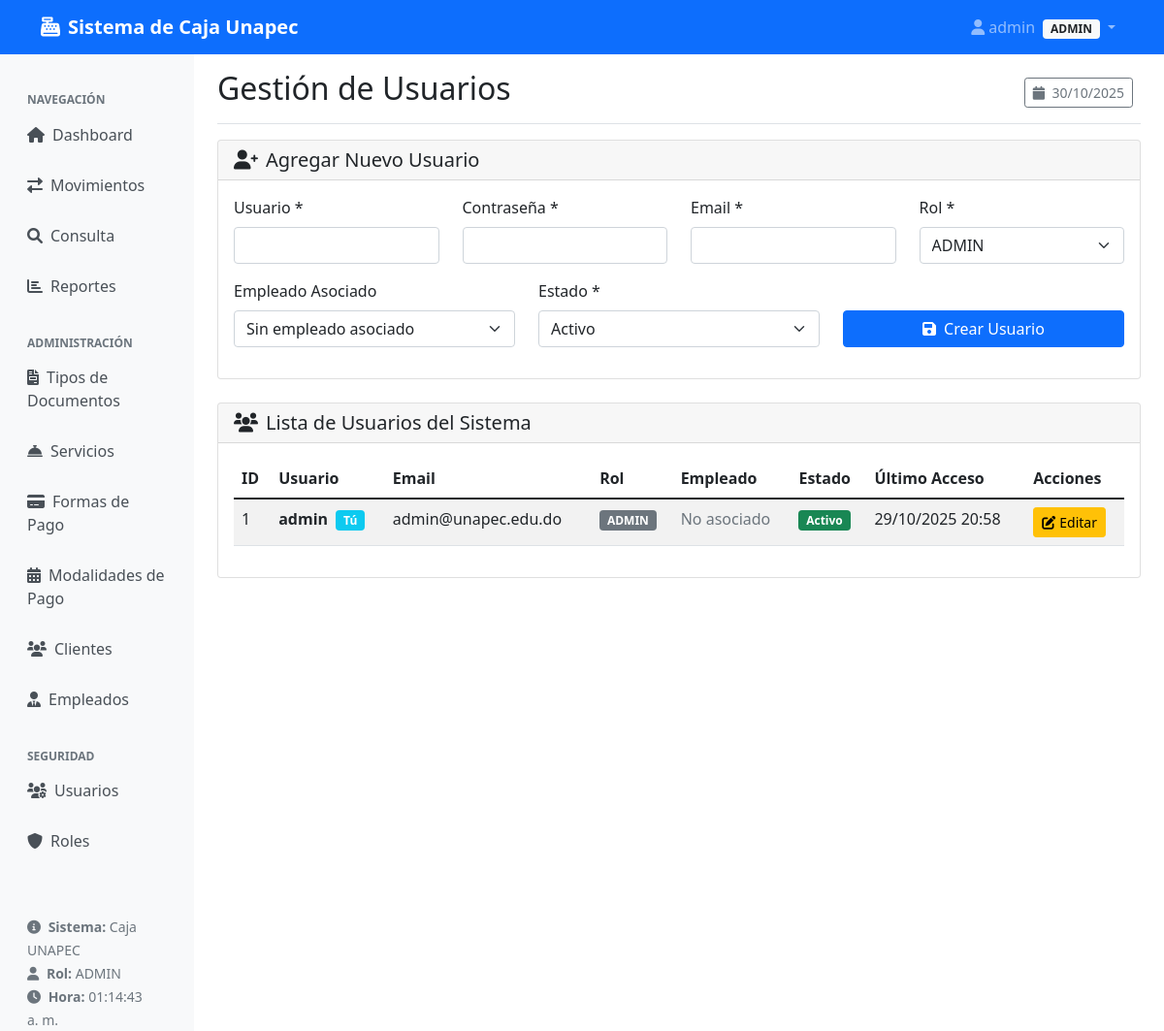
/admin/usuarios (signed in), run on the app's committed database.
### app.py (models this page shows)
class Usuario(UserMixin, db.Model):
    id = db.Column(db.Integer, primary_key=True)
    username = db.Column(db.String(50), unique=True, nullable=False)
    password = db.Column(db.String(255), nullable=False)
    email = db.Column(db.String(100), unique=True, nullable=False)
    empleado_id = db.Column(db.Integer, db.ForeignKey('empleado.id'))
    rol_id = db.Column(db.Integer, db.ForeignKey('rol.id'), nullable=False)
    estado = db.Column(db.String(20), default='Activo')
    fecha_creacion = db.Column(db.DateTime, default=datetime.now)
    ultimo_acceso = db.Column(db.DateTime)

class Rol(db.Model):
    id = db.Column(db.Integer, primary_key=True)
    nombre = db.Column(db.String(50), unique=True, nullable=False)
    descripcion = db.Column(db.String(200))
    usuarios = db.relationship('Usuario', backref='rol', lazy=True)

### app.py (the view)
@app.route('/admin/usuarios')
@admin_required
def admin_usuarios():
    usuarios = Usuario.query.all()
    empleados = Empleado.query.filter_by(estado='Activo').all()
    roles = Rol.query.all()
    return render_template('admin_usuarios.html',
                         usuarios=usuarios,
                         empleados=empleados,
                         roles=roles)

### app.py (called while the page is built)
@login_manager.user_loader
def load_user(user_id):
    return Usuario.query.get(int(user_id))

def requiere_rol(roles_permitidos):
    def decorator(f):
        @wraps(f)
        def decorated_function(*args, **kwargs):
            if not current_user.is_authenticated:
                return redirect(url_for('login'))
            if current_user.rol.nombre not in roles_permitidos:
                flash('No tienes permisos para acceder a esta página.', 'danger')
                return redirect(url_for('index'))
            return f(*args, **kwargs)
        return decorated_function
    return decorator

@app.context_processor
def inject_datetime():
    return {'datetime': datetime}

### templates/admin_usuarios.html (shortened to what this page needs)
{% extends "base.html" %}
{% block page_title %}Gestión de Usuarios{% endblock %}
{% block content %}
<div class="row">
    <div class="col-12">
        <div class="card mb-4">
            <div class="card-header">
                <h5 class="card-title mb-0">
                    <i class="fas fa-user-plus me-2"></i>Agregar Nuevo Usuario
                </h5>
            </div>
            <div class="card-body">
                <form method="POST" action="{{ url_for('agregar_usuario') }}">
                    <div class="row">
                        <div class="col-md-3 mb-3">
                            <label class="form-label">Usuario *</label>
                            <input type="text" class="form-control" name="username" required>
                        </div>
                        <div class="col-md-3 mb-3">
                            <label class="form-label">Contraseña *</label>
                            <input type="password" class="form-control" name="password" required>
                        </div>
                        <div class="col-md-3 mb-3">
                            <label class="form-label">Email *</label>
                            <input type="email" class="form-control" name="email" required>
                        </div>
                        <div class="col-md-3 mb-3">
                            <label class="form-label">Rol *</label>
                            <select class="form-select" name="rol_id" required>
                                {% for rol in roles %}
                                <option value="{{ rol.id }}">{{ rol.nombre }}</option>
                                {% endfor %}
                            </select>
                        </div>
                    </div>
                    <div class="row">
                        <div class="col-md-4 mb-3">
                            <label class="form-label">Empleado Asociado</label>
                            <select class="form-select" name="empleado_id">
                                <option value="">Sin empleado asociado</option>
                            </select>
                        </div>
                        <div class="col-md-4 mb-3">
                            <label class="form-label">Estado *</label>
                            <select class="form-select" name="estado" required>
                                <option value="Activo">Activo</option>
                            </select>
                        </div>
                        <div class="col-md-4 mb-3 d-flex align-items-end">
                            <button type="submit" class="btn btn-primary w-100">
                                <i class="fas fa-save me-2"></i>Crear Usuario
                            </button>
                        </div>
                    </div>
                </form>
            </div>
        </div>
        <div class="card">
            <div class="card-header">
                <h5 class="card-title mb-0">
                    <i class="fas fa-users me-2"></i>Lista de Usuarios del Sistema
                </h5>
            </div>
            <div class="card-body">
                <div class="table-responsive">
                    <table class="table table-striped">
                        <thead>
                            <tr>
                                <th>ID</th>
                                <th>Usuario</th>
                                <th>Email</th>
                                <th>Rol</th>
                                <th>Empleado</th>
                                <th>Estado</th>
                                <th>Último Acceso</th>
                                <th class="table-actions">Acciones</th>
                            </tr>
                        </thead>
                        <tbody>
                            {% for usuario in usuarios %}
                            <tr>
                                <td>{{ usuario.id }}</td>
                                <td>
                                    <strong>{{ usuario.username }}</strong>
                                    {% if usuario.id == current_user.id %}
                                    <span class="badge bg-info ms-1">Tú</span>
                                    {% endif %}
                                </td>
                                <td>{{ usuario.email }}</td>
                                <td>
                                    <span class="badge bg-secondary">{{ usuario.rol.nombre }}</span>
                                </td>
                                <td>
                                    {% if usuario.empleado %}
                                    {{ usuario.empleado.nombre }}
                                    {% else %}
                                    <span class="text-muted">No asociado</span>
                                    {% endif %}
                                </td>
                                <td>
                                    <span class="badge bg-{% if usuario.estado == 'Activo' %}success{% else %}danger{% endif %}">
                                        {{ usuario.estado }}
                                    </span>
                                </td>
                                <td>
                                    {% if usuario.ultimo_acceso %}
                                    {{ usuario.ultimo_acceso.strftime('%d/%m/%Y %H:%M') }}
                                    {% else %}
                                    <span class="text-muted">Nunca</span>
                                    {% endif %}
                                </td>
                                <td class="table-actions">
                                    <button type="button" class="btn btn-sm btn-warning" data-bs-toggle="modal" data-bs-target="#editUserModal{{ usuario.id }}">
                                        <i class="fas fa-edit me-1"></i>Editar
                                    </button>
                                </td>
                            </tr>
                            {% endfor %}
                        </tbody>
                    </table>
                </div>
            </div>
        </div>
    </div>
</div>
{% endblock %}

### templates/base.html (shortened to what this page needs)
<!DOCTYPE html>
<html lang="es">
<head>
    <link href="https://cdn.jsdelivr.net/npm/bootstrap@5.1.3/dist/css/bootstrap.min.css" rel="stylesheet">
    <link rel="stylesheet" href="https://cdnjs.cloudflare.com/ajax/libs/font-awesome/6.0.0/css/all.min.css">
</head>
<body>
    {% if current_user.is_authenticated %}
    <nav class="navbar navbar-expand-lg navbar-dark bg-primary">
        <div class="container">
            <a class="navbar-brand" href="{{ url_for('index') }}">
                <i class="fas fa-cash-register me-2"></i>Sistema de Caja Unapec
            </a>
            <div class="collapse navbar-collapse" id="navbarNav">
                <ul class="navbar-nav ms-auto">
                    <li class="nav-item dropdown user-menu">
                        <a class="nav-link dropdown-toggle" href="#" id="userDropdown" role="button" data-bs-toggle="dropdown">
                            <i class="fas fa-user me-1"></i>{{ current_user.username }}
                            <span class="badge bg-light text-dark ms-1">{{ current_user.rol.nombre }}</span>
                        </a>
                    </li>
                </ul>
            </div>
        </div>
    </nav>
    <div class="container-fluid">
        <div class="row">
            <div class="col-md-3 col-lg-2 bg-light sidebar">
                <div class="position-sticky pt-3">
                    <h6 class="sidebar-heading d-flex justify-content-between align-items-center px-3 mt-4 mb-1 text-muted text-uppercase">
                        <span>Navegación</span>
                    </h6>
                    <ul class="nav flex-column">
                        <li class="nav-item">
                            <a class="nav-link" href="{{ url_for('index') }}">
                                <i class="fas fa-home me-2"></i>Dashboard
                            </a>
                        </li>
                        {% if current_user.rol.nombre in ['ADMIN', 'GERENTE', 'CAJERO'] %}
                        <li class="nav-item">
                            <a class="nav-link" href="{{ url_for('movimientos') }}">
                                <i class="fas fa-exchange-alt me-2"></i>Movimientos
                            </a>
                        </li>
                        {% endif %}
                        {% if current_user.rol.nombre in ['ADMIN', 'GERENTE', 'CONSULTA'] %}
                        <li class="nav-item">
                            <a class="nav-link" href="{{ url_for('consulta') }}">
                                <i class="fas fa-search me-2"></i>Consulta
                            </a>
                        </li>
                        <li class="nav-item">
                            <a class="nav-link" href="{{ url_for('reporte') }}">
                                <i class="fas fa-chart-bar me-2"></i>Reportes
                            </a>
                        </li>
                        {% endif %}
                        {% if current_user.rol.nombre in ['ADMIN', 'GERENTE'] %}
                        <h6 class="sidebar-heading d-flex justify-content-between align-items-center px-3 mt-4 mb-1 text-muted text-uppercase">
                            <span>Administración</span>
                        </h6>
                        <ul class="nav flex-column">
                            <li class="nav-item">
                                <a class="nav-link" href="{{ url_for('tipos_documentos') }}">
                                    <i class="fas fa-file-invoice me-2"></i>Tipos de Documentos
                                </a>
                            </li>
                            <li class="nav-item">
                                <a class="nav-link" href="{{ url_for('servicios') }}">
                                    <i class="fas fa-concierge-bell me-2"></i>Servicios
                                </a>
                            </li>
                            <li class="nav-item">
                                <a class="nav-link" href="{{ url_for('formas_pago') }}">
                                    <i class="fas fa-credit-card me-2"></i>Formas de Pago
                                </a>
                            </li>
                            <li class="nav-item">
                                <a class="nav-link" href="{{ url_for('modalidades_pago') }}">
                                    <i class="fas fa-calendar-alt me-2"></i>Modalidades de Pago
                                </a>
                            </li>
                            <li class="nav-item">
                                <a class="nav-link" href="{{ url_for('clientes') }}">
                                    <i class="fas fa-users me-2"></i>Clientes
                                </a>
                            </li>
                            <li class="nav-item">
                                <a class="nav-link" href="{{ url_for('empleados') }}">
                                    <i class="fas fa-user-tie me-2"></i>Empleados
                                </a>
                            </li>
                        </ul>
                        {% endif %}
                        {% if current_user.rol.nombre == 'ADMIN' %}
                        <h6 class="sidebar-heading d-flex justify-content-between align-items-center px-3 mt-4 mb-1 text-muted text-uppercase">
                            <span>Seguridad</span>
                        </h6>
                        <ul class="nav flex-column">
                            <li class="nav-item">
                                <a class="nav-link" href="{{ url_for('admin_usuarios') }}">
                                    <i class="fas fa-users-cog me-2"></i>Usuarios
                                </a>
                            </li>
                            <li class="nav-item">
                                <a class="nav-link" href="{{ url_for('admin_roles') }}">
                                    <i class="fas fa-shield-alt me-2"></i>Roles
                                </a>
                            </li>
                        </ul>
                        {% endif %}
                    </ul>
                    <div class="mt-5 px-3">
                        <small class="text-muted">
                            <i class="fas fa-info-circle me-1"></i>
                            <strong>Sistema:</strong> Caja UNAPEC<br>
                            <i class="fas fa-user me-1"></i>
                            <strong>Rol:</strong> {{ current_user.rol.nombre }}<br>
                            <i class="fas fa-clock me-1"></i>
                            <strong>Hora:</strong> <span id="current-time"></span>
                        </small>
                    </div>
                </div>
            </div>
            <main class="col-md-9 ms-sm-auto col-lg-10 px-md-4">
                <div class="d-flex justify-content-between flex-wrap flex-md-nowrap align-items-center pt-3 pb-2 mb-3 border-bottom">
                    <h1 class="h2">{% block page_title %}{% endblock %}</h1>
                    <div class="btn-toolbar mb-2 mb-md-0">
                        <div class="btn-group me-2">
                            <span class="btn btn-sm btn-outline-secondary">
                                <i class="fas fa-calendar me-1"></i>
                                {{ datetime.now().strftime('%d/%m/%Y') }}
                            </span>
                        </div>
                    </div>
                </div>
                {% block content %}{% endblock %}
            </main>
        </div>
    </div>
    {% else %}
        {% block login_content %}{% endblock %}
    {% endif %}
</body>
</html>

### templates/base.html (style rules this page uses)
.navbar-brand { font-weight: bold; }
.sidebar { min-height: calc(100vh - 56px); }
.table-actions { white-space: nowrap; }
.user-menu { cursor: pointer; }
.sidebar .nav-link { color: #495057; padding: 0.75rem 1rem; border-radius: 0.25rem; margin-bottom: 0.25rem; }
.sidebar-heading { font-size: 0.75rem; font-weight: 600; }

### data on the page
Usuario: username "admin", id "1", shows "Tú", email "admin@unapec.edu.do", rol.nombre "ADMIN", estado "Activo", ultimo_acceso "29/10/2025 20:58"
Rol: rol.nombre "ADMIN"

### other printed values
form field rol_id "ADMIN"
